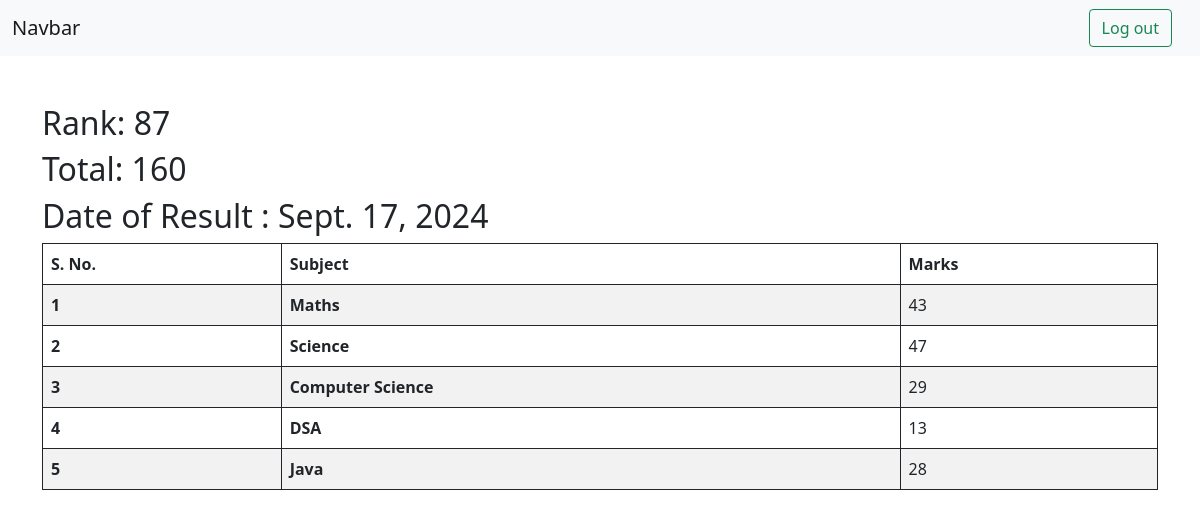
The app's page /see_marks/STU-0831 with its own data.
### ReportCardApp/models.py (models this page shows, shortened)
class SubjectMarks(models.Model):
      student= models.ForeignKey(Student, related_name="studentmarks",on_delete=models.CASCADE)
      subject =models.ForeignKey(Subject,on_delete=models.CASCADE)
      marks= models.IntegerField()
      class Meta:
          unique_together =['student','subject']

class Student(models.Model):
    department=models.ForeignKey(Department, related_name='depart', on_delete=models.CASCADE)
    student_id=models.OneToOneField(StudentID,related_name="studentid",on_delete=models.CASCADE)
    student_name=models.CharField(max_length=100)
    student_email=models.EmailField(unique=True)
    student_age=models.IntegerField(default=18)
    student_addess=models.TextField()
    class Meta:
        ordering=['student_name']
        verbose_name="student"

class Rank(models.Model):
           student= models.ForeignKey(Student, related_name="studentrank",on_delete=models.CASCADE)
           student_rank = models.IntegerField()
           date_of_report_card_generation= models.DateField(auto_now_add=True)
           class Meta:
               unique_together=['student_rank','date_of_report_card_generation']

class Subject(models.Model):
     subject_name=models.CharField(max_length=100)

### ReportCardApp/views.py (the view)
# urls.py: path('see_marks/<student_id>',see_marks,name="see_marks")
def see_marks(request, student_id):
      queryset=SubjectMarks.objects.filter(student__student_id__student_id=student_id)
      total_marks=queryset.aggregate(total_marks=Sum('marks'))
      return render(request, 'see_marks.html',{'queryset':queryset,'total_marks':total_marks,})

### ReportCardApp/templates/see_marks.html (shortened to what this page needs)
{%extends "base.html" %}
{% block content %}
<div class="container mt-5">
<table class="table  table-striped table-bordered border-dark ">
    <h2>Rank: {{queryset.first.student.studentrank.first.student_rank}}</h2>
    <h2>Total: {{total_marks.total_marks}}</h2>
    <h2>Date of Result : {{queryset.first.student.studentrank.first.date_of_report_card_generation}}</h2>
    <thead>
        <th>S. No.</th>
        <th>Subject</th>
        <th>Marks</th>
    </thead>
    <tbody>
         {%  for marks in queryset %}
      <tr>
        <th scope="row">{{forloop.counter}}</th>
        <td>
            <b>{{marks.subject.subject_name}}</b>
        </td>
        <td>{{marks.marks}}</td>
      </tr>
       {% endfor %}
    </tbody>
  </table>
</div>
{% endblock%}

### records on screen
SubjectMarks: first.student.studentrank.first.student_rank "87", first.student.studentrank.first.date_of_report_card_generation "Sept. 17, 2024", subject.subject_name "Maths", marks "43"
SubjectMarks: subject.subject_name "Science", marks "47"
SubjectMarks: subject.subject_name "Computer Science", marks "29"
SubjectMarks: subject.subject_name "DSA", marks "13"
SubjectMarks: subject.subject_name "Java", marks "28"

### other values on screen
{{ total_marks.total_marks }} "160"
